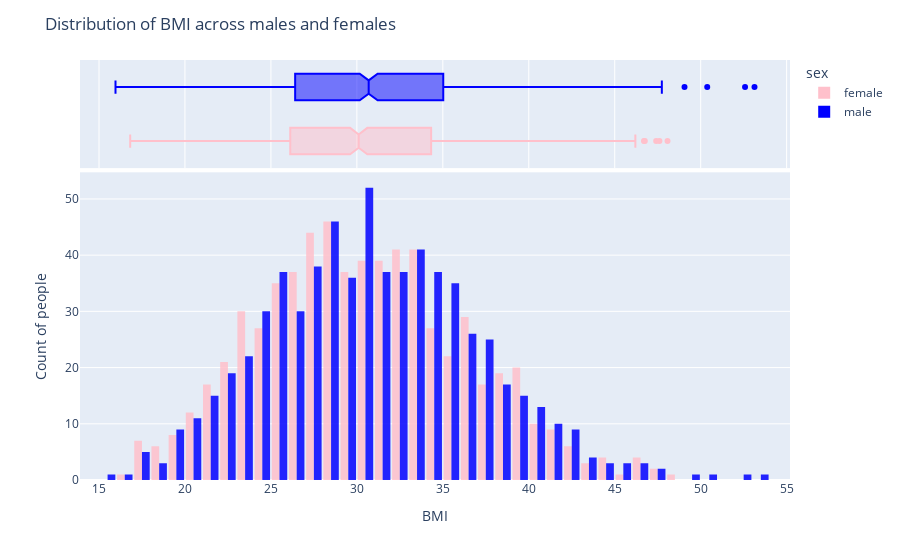

The notebook cell saved with this chart:
### Markdown cell above
Men have a higher BMI than women

### Code cell
colors = {
    'male': 'blue',
    'female': 'pink'
}
fig = px.histogram(medical_df,
                   x = 'bmi',
                   marginal = 'box', color = medical_df['sex'], color_discrete_map = colors,
                   nbins= 47, barmode='group', opacity = 0.85) # every bmi has two bars associated to it split by male and female
fig.update_layout(
    bargap = 0.1,
    title = 'Distribution of BMI across males and females',
    xaxis_title = 'BMI',
    yaxis_title = 'Count of people')
fig.show()

### Figure 1 — Plotly figure (JSON) as saved in the notebook; plotly's stock layout.template omitted (floating-point values rounded to 4 significant figures; data arrays with more than 128 entries replaced by an {"elided": "..."} marker saying what was removed)
{"data": [{"alignmentgroup": "True", "bingroup": "x", "hovertemplate": "sex=female<br>bmi=%{x}<br>count=%{y}<extra></extra>", "legendgroup": "female", "marker": {"color": "pink", "opacity": 0.85, "pattern": {"shape": ""}}, "name": "female", "nbinsx": 47, "offsetgroup": "female", "orientation": "v", "showlegend": true, "type": "histogram", "x": {"elided": "662 float values"}, "xaxis": "x", "yaxis": "y"}, {"alignmentgroup": "True", "hovertemplate": "sex=female<br>bmi=%{x}<extra></extra>", "legendgroup": "female", "marker": {"color": "pink"}, "name": "female", "notched": true, "offsetgroup": "female", "showlegend": false, "type": "box", "x": {"elided": "662 float values"}, "xaxis": "x2", "yaxis": "y2"}, {"alignmentgroup": "True", "bingroup": "x", "hovertemplate": "sex=male<br>bmi=%{x}<br>count=%{y}<extra></extra>", "legendgroup": "male", "marker": {"color": "blue", "opacity": 0.85, "pattern": {"shape": ""}}, "name": "male", "nbinsx": 47, "offsetgroup": "male", "orientation": "v", "showlegend": true, "type": "histogram", "x": {"elided": "676 float values"}, "xaxis": "x", "yaxis": "y"}, {"alignmentgroup": "True", "hovertemplate": "sex=male<br>bmi=%{x}<extra></extra>", "legendgroup": "male", "marker": {"color": "blue"}, "name": "male", "notched": true, "offsetgroup": "male", "showlegend": false, "type": "box", "x": {"elided": "676 float values"}, "xaxis": "x2", "yaxis": "y2"}], "layout": {"bargap": 0.1, "barmode": "group", "legend": {"title": {"text": "sex"}, "tracegroupgap": 0}, "margin": {"t": 60}, "title": {"text": "Distribution of BMI across males and females"}, "xaxis": {"anchor": "y", "domain": [0, 1], "title": {"text": "BMI"}}, "xaxis2": {"anchor": "y2", "domain": [0, 1], "matches": "x", "showgrid": true, "showticklabels": false}, "yaxis": {"anchor": "x", "domain": [0, 0.7326], "title": {"text": "Count of people"}}, "yaxis2": {"anchor": "x2", "domain": [0.7426, 1], "matches": "y2", "showgrid": false, "showline": false, "showticklabels": false, "ticks": ""}}}
